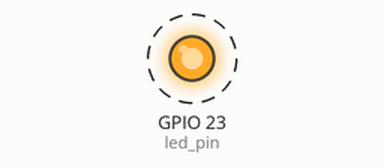
Simulated run of this program. Board: Raspberry Pi (BCM pin numbers). Shown: output pins drawn as LEDs (lit = HIGH). Dashed ring = blinking.

Above: at 0.5 s.
Timing chart, 0 to 4.6 s (numbered marks = the images above):
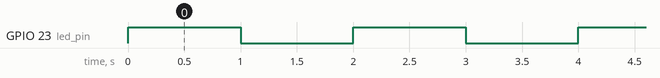

The program:

clignote.py
```python
# Ce code Raspberry Pi a été développé par newbiely.fr
# Ce code Raspberry Pi est mis à disposition du public sans aucune restriction.
# Pour des instructions complètes et des schémas de câblage, veuillez visiter:
# https://newbiely.fr/tutorials/raspberry-pi/raspberry-pi-led


import RPi.GPIO as GPIO
import time

# Set the GPIO mode and warning
GPIO.setmode(GPIO.BCM)
GPIO.setwarnings(False)

# Define the GPIO18 pin number
led_pin = 23

# Setup the GPIO pin as an output
GPIO.setup(led_pin, GPIO.OUT)

# Function to blink the LED
def blink_led():
    GPIO.output(led_pin, GPIO.HIGH)
    time.sleep(1)  # LED on for 1 second
    GPIO.output(led_pin, GPIO.LOW)
    time.sleep(1)  # LED off for 1 second

try:
    # Run the LED blinking forever until a keyboard interrupt (Ctrl + C)
    while True:
        blink_led()

except KeyboardInterrupt:
    # Cleanup GPIO settings on keyboard interrupt
    GPIO.cleanup()
```

Measured:
- by itself, GPIO 23 (led_pin): alternates HIGH for 1.0 s and LOW for 1.0 s
